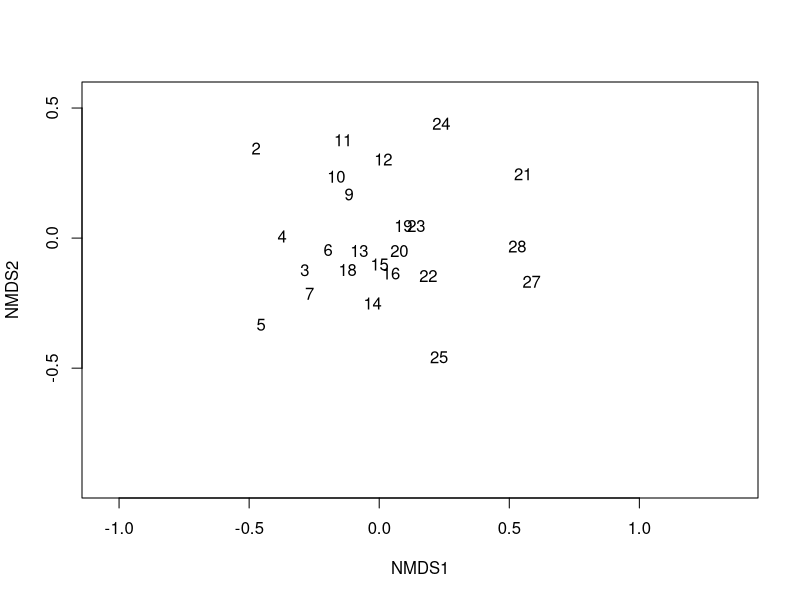
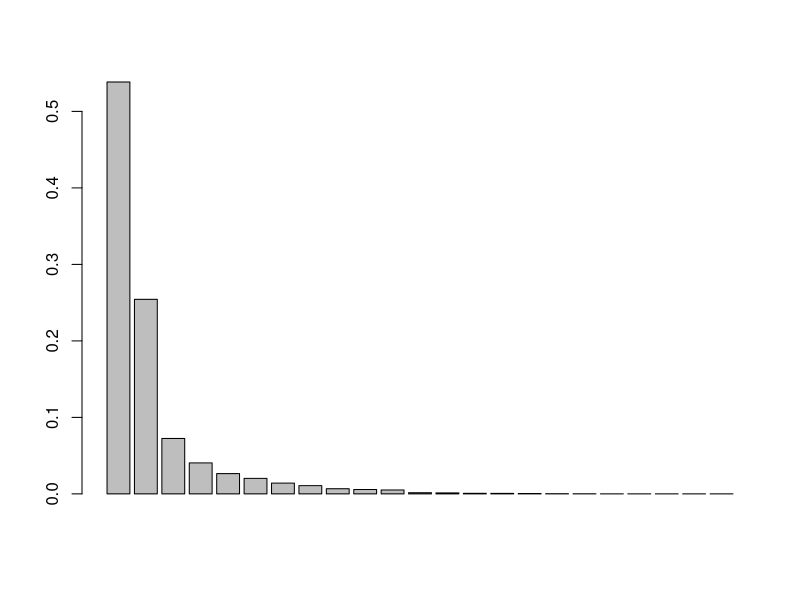
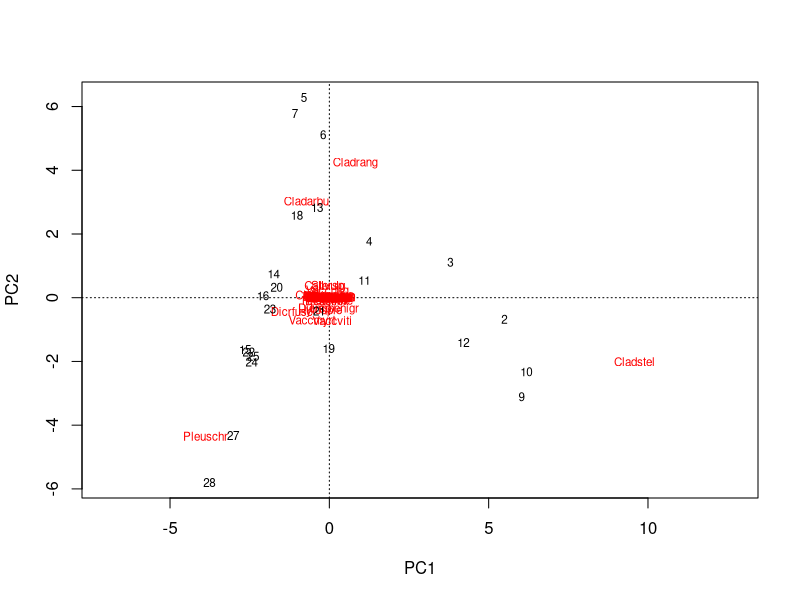
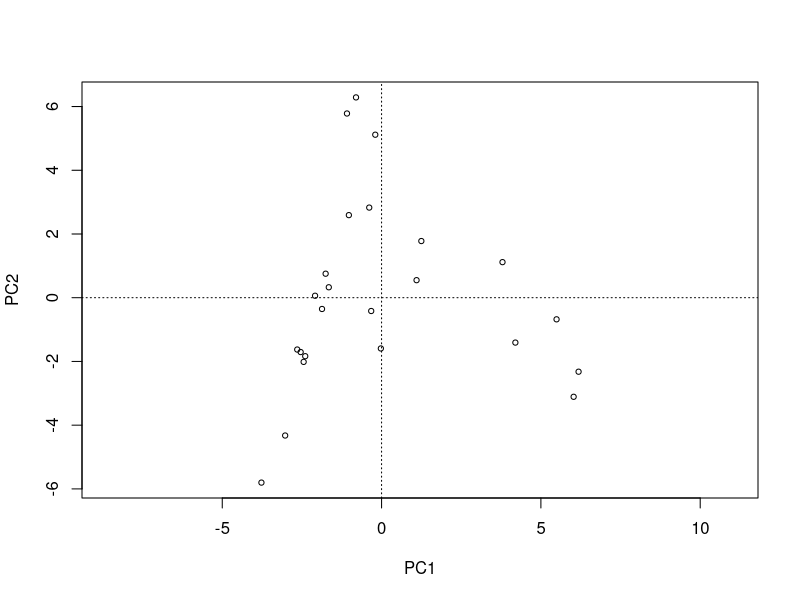
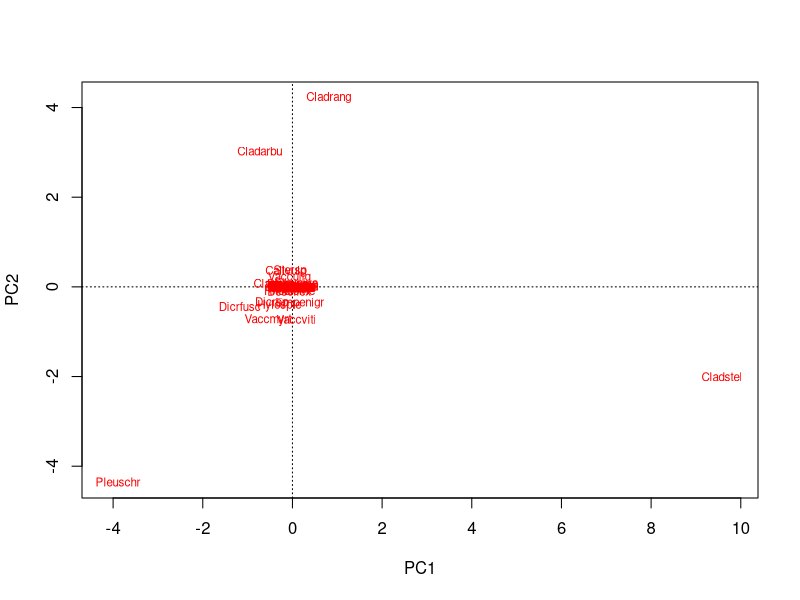

Source code (R) for these figures, in order:
# Ordination
# By: Elin Swank
# Date: 10/27/2023
# Coding Club Tutorial
################################################################################

# Set the working directory (if you didn`t do this already)
# setwd("your_filepath")

# Install and load the following packages
install.packages("vegan")
install.packages("ape")
install.packages("dplyr")

library(vegan)
library(ape)
library(dplyr)

# Load the community dataset which we`ll use in the examples today
data(varespec)

# Open the dataset and look if you can find any patterns
View(varespec)
# It is probably very difficult to see any patterns by just looking at the data frame!

# With this command, you`ll perform a NMDS and plot the results
varespec %>%
  metaMDS(trace = F) %>%
  ordiplot(type = "none") %>%
  text("sites")

PCA <- rda(varespec, scale = FALSE)
# Use scale = TRUE if your variables are on different scales (e.g. for abiotic variables).
# Here, all species are measured on the same scale 
# So use scale = FALSE

# Now plot a bar plot of relative eigenvalues. This is the percentage variance explained by each axis
barplot(as.vector(PCA$CA$eig)/sum(PCA$CA$eig)) 
# How much of the variance in our dataset is explained by the first principal component?

# Calculate the percent of variance explained by first two axes
sum((as.vector(PCA$CA$eig)/sum(PCA$CA$eig))[1:2]) # 79%, this is ok.
# Also try to do it for the first three axes

# Now, we`ll plot our results with the plot function
plot(PCA)
plot(PCA, display = "sites", type = "points")
plot(PCA, display = "species", type = "text")
